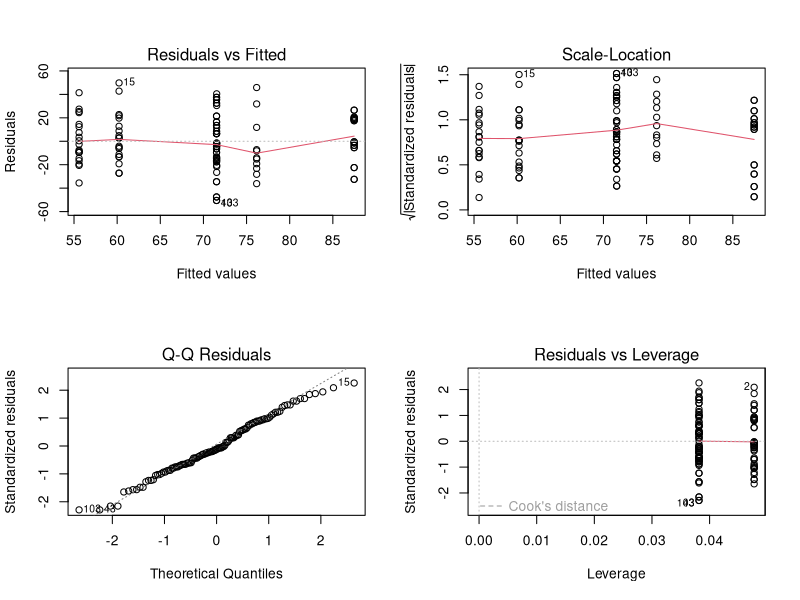

Recreate this plot in R.
## ---- chunk 1
knitr::opts_chunk$set(echo = TRUE)
## ---- chunk 2
df<-read.table(file = 'data/all_subjects_transitional_probability.txt', header = TRUE)
## ---- chunk 3
fit <- lm(total ~ Condition+Group, data=df)  # build linear regression model on full data
summary(fit)
## ---- chunk 4
layout(matrix(c(1,2,3,4),2,2)) # optional 4 graphs/page 
plot(fit)
## ---- chunk 5
# MANOVA test
res.man <- manova(cbind(AA,AB,AC,AX,BA,BB,BC,BX,CA,CB,CC,CX,XA,XB,XC,XX) ~ Condition+Group, data = df)
summary(res.man)
summary.aov(res.man)
